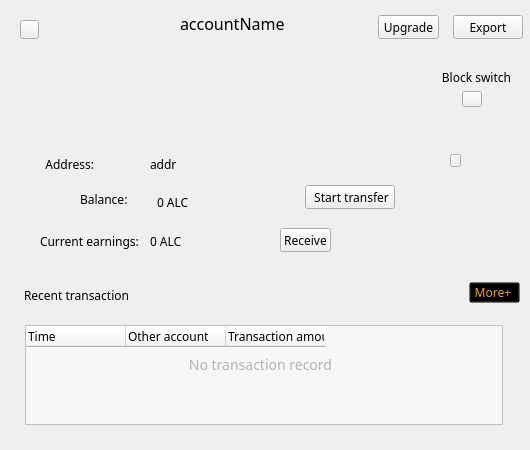
<?xml version="1.0" encoding="UTF-8"?>
<ui version="4.0">
 <class>AccountDetailWidget</class>
 <widget class="QWidget" name="AccountDetailWidget">
  <property name="geometry">
   <rect>
    <x>0</x>
    <y>0</y>
    <width>530</width>
    <height>450</height>
   </rect>
  </property>
  <property name="font">
   <font>
    <family>微软雅黑</family>
   </font>
  </property>
  <property name="windowTitle">
   <string>Form</string>
  </property>
  <widget class="QToolButton" name="closeBtn">
   <property name="geometry">
    <rect>
     <x>20</x>
     <y>20</y>
     <width>19</width>
     <height>19</height>
    </rect>
   </property>
   <property name="cursor">
    <cursorShape>PointingHandCursor</cursorShape>
   </property>
   <property name="focusPolicy">
    <enum>Qt::NoFocus</enum>
   </property>
   <property name="text">
    <string/>
   </property>
  </widget>
  <widget class="QLabel" name="nameLabel">
   <property name="geometry">
    <rect>
     <x>180</x>
     <y>13</y>
     <width>121</width>
     <height>21</height>
    </rect>
   </property>
   <property name="font">
    <font>
     <pointsize>12</pointsize>
    </font>
   </property>
   <property name="text">
    <string>accountName</string>
   </property>
  </widget>
  <widget class="QTableWidget" name="recentTransactionTableWidget">
   <property name="geometry">
    <rect>
     <x>25</x>
     <y>325</y>
     <width>478</width>
     <height>100</height>
    </rect>
   </property>
   <property name="focusPolicy">
    <enum>Qt::NoFocus</enum>
   </property>
   <property name="styleSheet">
    <string notr="true">background-color: rgb(246, 247, 249);</string>
   </property>
   <property name="verticalScrollBarPolicy">
    <enum>Qt::ScrollBarAlwaysOff</enum>
   </property>
   <property name="horizontalScrollBarPolicy">
    <enum>Qt::ScrollBarAlwaysOff</enum>
   </property>
   <attribute name="verticalHeaderVisible">
    <bool>false</bool>
   </attribute>
   <attribute name="verticalHeaderHighlightSections">
    <bool>false</bool>
   </attribute>
   <column>
    <property name="text">
     <string>Time</string>
    </property>
    <property name="textAlignment">
     <set>AlignLeading|AlignVCenter</set>
    </property>
   </column>
   <column>
    <property name="text">
     <string>Other account</string>
    </property>
    <property name="textAlignment">
     <set>AlignLeading|AlignVCenter</set>
    </property>
   </column>
   <column>
    <property name="text">
     <string>Transaction amount/ALC</string>
    </property>
    <property name="textAlignment">
     <set>AlignLeading|AlignVCenter</set>
    </property>
   </column>
  </widget>
  <widget class="QLabel" name="label">
   <property name="geometry">
    <rect>
     <x>24</x>
     <y>287</y>
     <width>121</width>
     <height>16</height>
    </rect>
   </property>
   <property name="font">
    <font>
     <family>微软雅黑</family>
    </font>
   </property>
   <property name="styleSheet">
    <string notr="true"/>
   </property>
   <property name="text">
    <string>Recent transaction</string>
   </property>
  </widget>
  <widget class="QToolButton" name="moreTransactionBtn">
   <property name="geometry">
    <rect>
     <x>469</x>
     <y>282</y>
     <width>51</width>
     <height>21</height>
    </rect>
   </property>
   <property name="font">
    <font>
     <family>微软雅黑</family>
    </font>
   </property>
   <property name="cursor">
    <cursorShape>PointingHandCursor</cursorShape>
   </property>
   <property name="focusPolicy">
    <enum>Qt::NoFocus</enum>
   </property>
   <property name="styleSheet">
    <string notr="true">background:transparent;
color: rgb(244, 159, 23);</string>
   </property>
   <property name="text">
    <string>More+ </string>
   </property>
  </widget>
  <widget class="QLabel" name="noTransactionLabel">
   <property name="geometry">
    <rect>
     <x>165</x>
     <y>344</y>
     <width>191</width>
     <height>41</height>
    </rect>
   </property>
   <property name="font">
    <font>
     <pointsize>-1</pointsize>
    </font>
   </property>
   <property name="styleSheet">
    <string notr="true">font-size: 14px;
color: rgb(178, 178, 178);</string>
   </property>
   <property name="text">
    <string>No transaction record</string>
   </property>
   <property name="alignment">
    <set>Qt::AlignCenter</set>
   </property>
  </widget>
  <widget class="QLabel" name="addressLabel">
   <property name="geometry">
    <rect>
     <x>150</x>
     <y>154</y>
     <width>291</width>
     <height>20</height>
    </rect>
   </property>
   <property name="text">
    <string>addr</string>
   </property>
  </widget>
  <widget class="QLabel" name="addressLabel2">
   <property name="geometry">
    <rect>
     <x>40</x>
     <y>154</y>
     <width>54</width>
     <height>20</height>
    </rect>
   </property>
   <property name="text">
    <string>Address:</string>
   </property>
   <property name="alignment">
    <set>Qt::AlignRight|Qt::AlignTrailing|Qt::AlignVCenter</set>
   </property>
  </widget>
  <widget class="QToolButton" name="copyBtn">
   <property name="geometry">
    <rect>
     <x>450</x>
     <y>154</y>
     <width>11</width>
     <height>13</height>
    </rect>
   </property>
   <property name="font">
    <font>
     <family>微软雅黑</family>
    </font>
   </property>
   <property name="cursor">
    <cursorShape>PointingHandCursor</cursorShape>
   </property>
   <property name="focusPolicy">
    <enum>Qt::NoFocus</enum>
   </property>
   <property name="text">
    <string/>
   </property>
  </widget>
  <widget class="QToolButton" name="exportBtn">
   <property name="geometry">
    <rect>
     <x>453</x>
     <y>15</y>
     <width>70</width>
     <height>24</height>
    </rect>
   </property>
   <property name="cursor">
    <cursorShape>PointingHandCursor</cursorShape>
   </property>
   <property name="focusPolicy">
    <enum>Qt::NoFocus</enum>
   </property>
   <property name="layoutDirection">
    <enum>Qt::LeftToRight</enum>
   </property>
   <property name="text">
    <string>Export</string>
   </property>
  </widget>
  <widget class="QToolButton" name="transferBtn">
   <property name="geometry">
    <rect>
     <x>305</x>
     <y>185</y>
     <width>90</width>
     <height>24</height>
    </rect>
   </property>
   <property name="cursor">
    <cursorShape>PointingHandCursor</cursorShape>
   </property>
   <property name="focusPolicy">
    <enum>Qt::NoFocus</enum>
   </property>
   <property name="text">
    <string> Start transfer</string>
   </property>
   <property name="toolButtonStyle">
    <enum>Qt::ToolButtonTextOnly</enum>
   </property>
  </widget>
  <widget class="QToolButton" name="upgradeBtn">
   <property name="geometry">
    <rect>
     <x>378</x>
     <y>15</y>
     <width>61</width>
     <height>24</height>
    </rect>
   </property>
   <property name="cursor">
    <cursorShape>PointingHandCursor</cursorShape>
   </property>
   <property name="focusPolicy">
    <enum>Qt::NoFocus</enum>
   </property>
   <property name="text">
    <string>Upgrade</string>
   </property>
  </widget>
  <widget class="QLabel" name="balanceLabel">
   <property name="geometry">
    <rect>
     <x>157</x>
     <y>192</y>
     <width>91</width>
     <height>20</height>
    </rect>
   </property>
   <property name="font">
    <font>
     <family>微软雅黑</family>
     <pointsize>9</pointsize>
    </font>
   </property>
   <property name="text">
    <string>0 ALC</string>
   </property>
  </widget>
  <widget class="QLabel" name="balanceLabel2">
   <property name="geometry">
    <rect>
     <x>80</x>
     <y>189</y>
     <width>51</width>
     <height>20</height>
    </rect>
   </property>
   <property name="text">
    <string>Balance:</string>
   </property>
  </widget>
  <widget class="QLabel" name="delegateRankLabel">
   <property name="geometry">
    <rect>
     <x>310</x>
     <y>20</y>
     <width>21</width>
     <height>16</height>
    </rect>
   </property>
   <property name="font">
    <font>
     <family>微软雅黑</family>
    </font>
   </property>
   <property name="styleSheet">
    <string notr="true"/>
   </property>
   <property name="text">
    <string/>
   </property>
  </widget>
  <widget class="QLabel" name="identityLabel">
   <property name="geometry">
    <rect>
     <x>140</x>
     <y>30</y>
     <width>16</width>
     <height>16</height>
    </rect>
   </property>
   <property name="font">
    <font>
     <family>微软雅黑</family>
    </font>
   </property>
   <property name="styleSheet">
    <string notr="true">background:transparent;</string>
   </property>
   <property name="text">
    <string/>
   </property>
   <property name="alignment">
    <set>Qt::AlignRight|Qt::AlignTrailing|Qt::AlignVCenter</set>
   </property>
  </widget>
  <widget class="QLabel" name="salaryLabel2">
   <property name="geometry">
    <rect>
     <x>40</x>
     <y>231</y>
     <width>101</width>
     <height>20</height>
    </rect>
   </property>
   <property name="text">
    <string>Current earnings:</string>
   </property>
  </widget>
  <widget class="QLabel" name="salaryLabel">
   <property name="geometry">
    <rect>
     <x>150</x>
     <y>231</y>
     <width>81</width>
     <height>20</height>
    </rect>
   </property>
   <property name="text">
    <string>0 ALC</string>
   </property>
  </widget>
  <widget class="QToolButton" name="withdrawBtn">
   <property name="geometry">
    <rect>
     <x>280</x>
     <y>228</y>
     <width>51</width>
     <height>24</height>
    </rect>
   </property>
   <property name="cursor">
    <cursorShape>PointingHandCursor</cursorShape>
   </property>
   <property name="focusPolicy">
    <enum>Qt::NoFocus</enum>
   </property>
   <property name="text">
    <string>Receive</string>
   </property>
  </widget>
  <widget class="QWidget" name="produceWidget" native="true">
   <property name="geometry">
    <rect>
     <x>441</x>
     <y>57</y>
     <width>71</width>
     <height>55</height>
    </rect>
   </property>
   <widget class="QLabel" name="produceLabel">
    <property name="geometry">
     <rect>
      <x>0</x>
      <y>10</y>
      <width>71</width>
      <height>20</height>
     </rect>
    </property>
    <property name="text">
     <string>Block switch</string>
    </property>
    <property name="alignment">
     <set>Qt::AlignCenter</set>
    </property>
   </widget>
   <widget class="QToolButton" name="switchBtn">
    <property name="geometry">
     <rect>
      <x>21</x>
      <y>34</y>
      <width>20</width>
      <height>16</height>
     </rect>
    </property>
    <property name="cursor">
     <cursorShape>PointingHandCursor</cursorShape>
    </property>
    <property name="focusPolicy">
     <enum>Qt::NoFocus</enum>
    </property>
    <property name="text">
     <string/>
    </property>
   </widget>
  </widget>
 </widget>
 <resources/>
 <connections/>
</ui>
